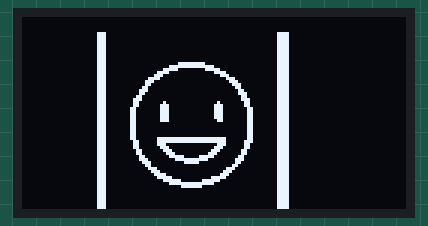
The program below on a simulated ESP32. Parts: 128×64 one-colour display.

Above: at 0.1 s.
At 3.1 s:
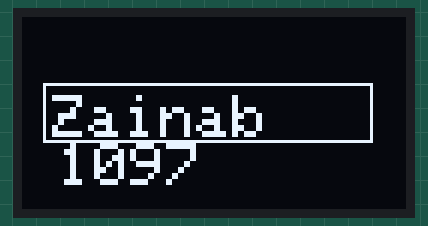

Measured:
- what the display in image 1 shows lasts 2.0 s, from 3.1 s to 5.1 s

The program:

main.cpp
```cpp
#include <Wire.h>
#include <Adafruit_GFX.h>
#include <Adafruit_SSD1306.h>

// Zainab Sultan
// 23-NTU-CS-1097
// BSCS - 5B

// ---- OLED setup ----
#define SCREEN_WIDTH 128
#define SCREEN_HEIGHT 64
#define OLED_ADDR 0x3C


Adafruit_SSD1306 display(SCREEN_WIDTH, SCREEN_HEIGHT, &Wire, -1);


// 'smiley, 64x64px
const unsigned char smiley [] PROGMEM = {
	0xe0, 0x00, 0x00, 0x00, 0x00, 0x00, 0x00, 0x0f, 0xe0, 0x00, 0x00, 0x00, 0x00, 0x00, 0x00, 0x0f,
	0xe0, 0x00, 0x00, 0x00, 0x00, 0x00, 0x00, 0x0f, 0xe0, 0x00, 0x00, 0x00, 0x00, 0x00, 0x00, 0x0f,
	0xe0, 0x00, 0x00, 0x00, 0x00, 0x00, 0x00, 0x0f, 0xe0, 0x00, 0x00, 0x00, 0x00, 0x00, 0x00, 0x0f,
	0xe0, 0x00, 0x00, 0x00, 0x00, 0x00, 0x00, 0x0f, 0xe0, 0x00, 0x00, 0x00, 0x00, 0x00, 0x00, 0x0f,
	0xe0, 0x00, 0x00, 0x00, 0x00, 0x00, 0x00, 0x0f, 0xe0, 0x00, 0x00, 0x00, 0x00, 0x00, 0x00, 0x0f,
	0xe0, 0x00, 0x00, 0x1f, 0xf0, 0x00, 0x00, 0x0f, 0xe0, 0x00, 0x00, 0xff, 0xfe, 0x00, 0x00, 0x0f,
	0xe0, 0x00, 0x03, 0xe0, 0x0f, 0x80, 0x00, 0x0f, 0xe0, 0x00, 0x0f, 0x00, 0x01, 0xe0, 0x00, 0x0f,
	0xe0, 0x00, 0x1c, 0x00, 0x00, 0x70, 0x00, 0x0f, 0xe0, 0x00, 0x78, 0x00, 0x00, 0x1c, 0x00, 0x0f,
	0xe0, 0x00, 0xe0, 0x00, 0x00, 0x0e, 0x00, 0x0f, 0xe0, 0x00, 0xc0, 0x00, 0x00, 0x07, 0x00, 0x0f,
	0xe0, 0x01, 0x80, 0x00, 0x00, 0x03, 0x00, 0x0f, 0xe0, 0x03, 0x80, 0x00, 0x00, 0x01, 0x80, 0x0f,
	0xe0, 0x03, 0x00, 0x00, 0x00, 0x01, 0xc0, 0x0f, 0xe0, 0x06, 0x00, 0x00, 0x00, 0x00, 0xc0, 0x0f,
	0xe0, 0x0e, 0x00, 0x00, 0x00, 0x00, 0xe0, 0x0f, 0xe0, 0x0c, 0x02, 0x00, 0x00, 0x80, 0x60, 0x0f,
	0xe0, 0x0c, 0x07, 0x00, 0x01, 0xc0, 0x60, 0x0f, 0xe0, 0x18, 0x07, 0x00, 0x01, 0xc0, 0x30, 0x0f,
	0xe0, 0x18, 0x07, 0x00, 0x01, 0xc0, 0x30, 0x0f, 0xe0, 0x18, 0x07, 0x00, 0x01, 0xc0, 0x30, 0x0f,
	0xe0, 0x18, 0x07, 0x00, 0x01, 0xc0, 0x30, 0x0f, 0xe0, 0x18, 0x07, 0x00, 0x00, 0xc0, 0x30, 0x0f,
	0xe0, 0x18, 0x00, 0x00, 0x00, 0x00, 0x30, 0x0f, 0xe0, 0x18, 0x00, 0x00, 0x00, 0x00, 0x30, 0x0f,
	0xe0, 0x18, 0x00, 0x00, 0x00, 0x00, 0x30, 0x0f, 0xe0, 0x18, 0x00, 0x00, 0x00, 0x00, 0x30, 0x0f,
	0xe0, 0x18, 0x00, 0x00, 0x00, 0x00, 0x30, 0x0f, 0xe0, 0x18, 0x0f, 0xff, 0xff, 0xe0, 0x30, 0x0f,
	0xe0, 0x0c, 0x0f, 0xff, 0xff, 0xe0, 0x70, 0x0f, 0xe0, 0x0c, 0x0e, 0x00, 0x00, 0xe0, 0x60, 0x0f,
	0xe0, 0x0c, 0x07, 0x00, 0x01, 0xc0, 0x60, 0x0f, 0xe0, 0x06, 0x03, 0x80, 0x03, 0x80, 0xc0, 0x0f,
	0xe0, 0x06, 0x01, 0xc0, 0x07, 0x00, 0xc0, 0x0f, 0xe0, 0x03, 0x00, 0xf8, 0x3e, 0x01, 0x80, 0x0f,
	0xe0, 0x03, 0x80, 0x3f, 0xf8, 0x03, 0x80, 0x0f, 0xe0, 0x01, 0xc0, 0x07, 0xc0, 0x03, 0x00, 0x0f,
	0xe0, 0x00, 0xc0, 0x00, 0x00, 0x06, 0x00, 0x0f, 0xe0, 0x00, 0x70, 0x00, 0x00, 0x1c, 0x00, 0x0f,
	0xe0, 0x00, 0x38, 0x00, 0x00, 0x38, 0x00, 0x0f, 0xe0, 0x00, 0x1e, 0x00, 0x00, 0x70, 0x00, 0x0f,
	0xe0, 0x00, 0x0f, 0x80, 0x03, 0xe0, 0x00, 0x0f, 0xe0, 0x00, 0x03, 0xf0, 0x1f, 0x80, 0x00, 0x0f,
	0xe0, 0x00, 0x00, 0xff, 0xfe, 0x00, 0x00, 0x0f, 0xe0, 0x00, 0x00, 0x0f, 0xe0, 0x00, 0x00, 0x0f,
	0xe0, 0x00, 0x00, 0x00, 0x00, 0x00, 0x00, 0x0f, 0xe0, 0x00, 0x00, 0x00, 0x00, 0x00, 0x00, 0x0f,
	0xe0, 0x00, 0x00, 0x00, 0x00, 0x00, 0x00, 0x0f, 0xe0, 0x00, 0x00, 0x00, 0x00, 0x00, 0x00, 0x0f,
	0xe0, 0x00, 0x00, 0x00, 0x00, 0x00, 0x00, 0x0f, 0xe0, 0x00, 0x00, 0x00, 0x00, 0x00, 0x00, 0x0f,
	0xe0, 0x00, 0x00, 0x00, 0x00, 0x00, 0x00, 0x0f, 0xe0, 0x00, 0x00, 0x00, 0x00, 0x00, 0x00, 0x0f,
	0xe0, 0x00, 0x00, 0x00, 0x00, 0x00, 0x00, 0x0f, 0xe0, 0x00, 0x00, 0x00, 0x00, 0x00, 0x00, 0x0f,
	0xe0, 0x00, 0x00, 0x00, 0x00, 0x00, 0x00, 0x0f, 0xe0, 0x00, 0x00, 0x00, 0x00, 0x00, 0x00, 0x0f
};


void setup() {
  Wire.begin(21, 22); // ESP32 default I2C pins (SDA=21, SCL=22)

  if (!display.begin(SSD1306_SWITCHCAPVCC, OLED_ADDR)) {
    // If it fails, check wiring and address (0x3C/0x3D)
    for (;;);
  }

  display.clearDisplay();

}

void loop() {

  display.clearDisplay();

  display.drawBitmap(25, 5, smiley, 64, 64, SSD1306_WHITE);

  display.display();
  delay(3000);

  display.clearDisplay();

  display.setTextSize(2);
  display.setTextColor(SSD1306_WHITE);
  display.setCursor(10, 26);
  display.println("Zainab    1097");

  display.drawRect(7, 22, 110, 20, SSD1306_WHITE);
  display.display();
  delay(2000);

}
```
